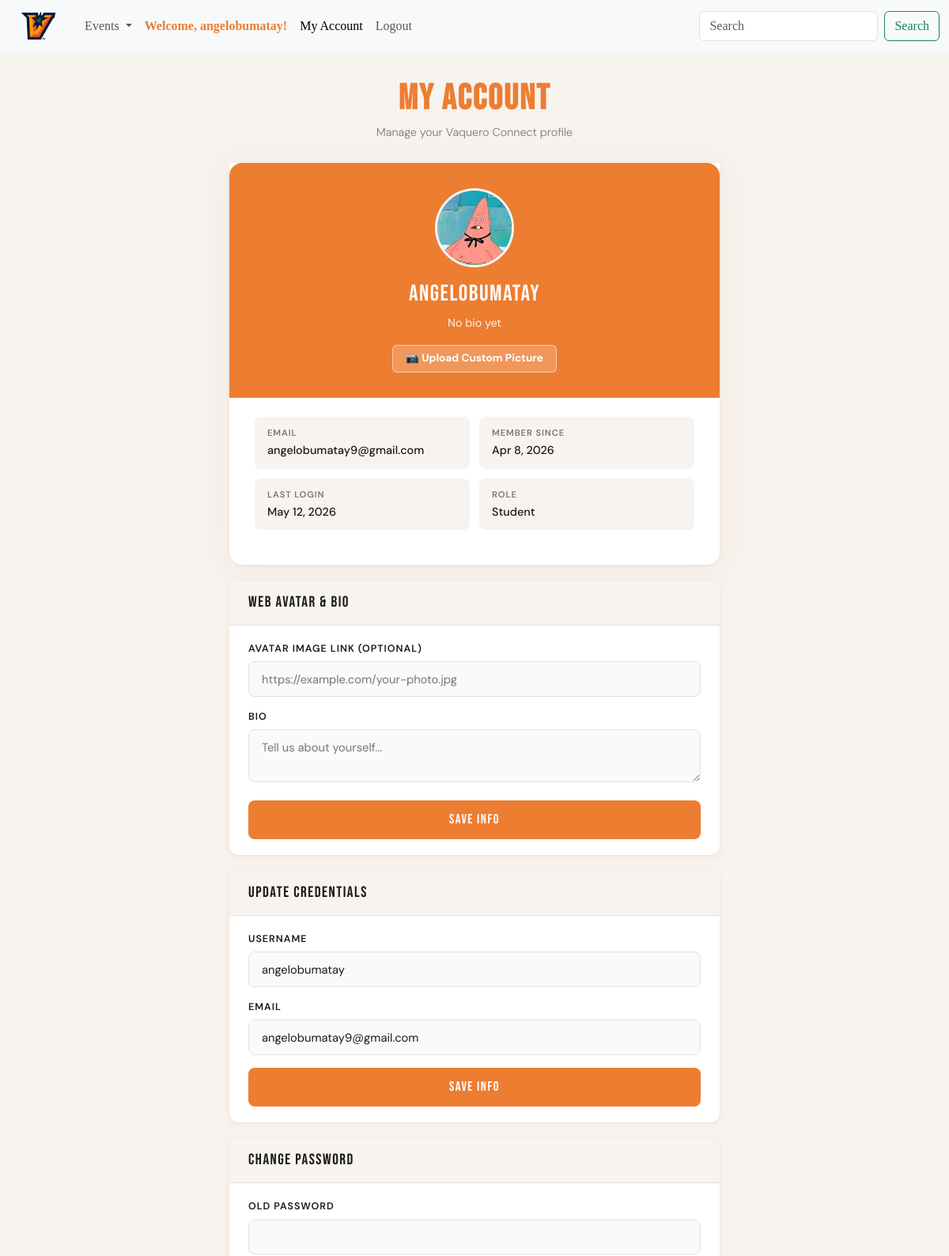
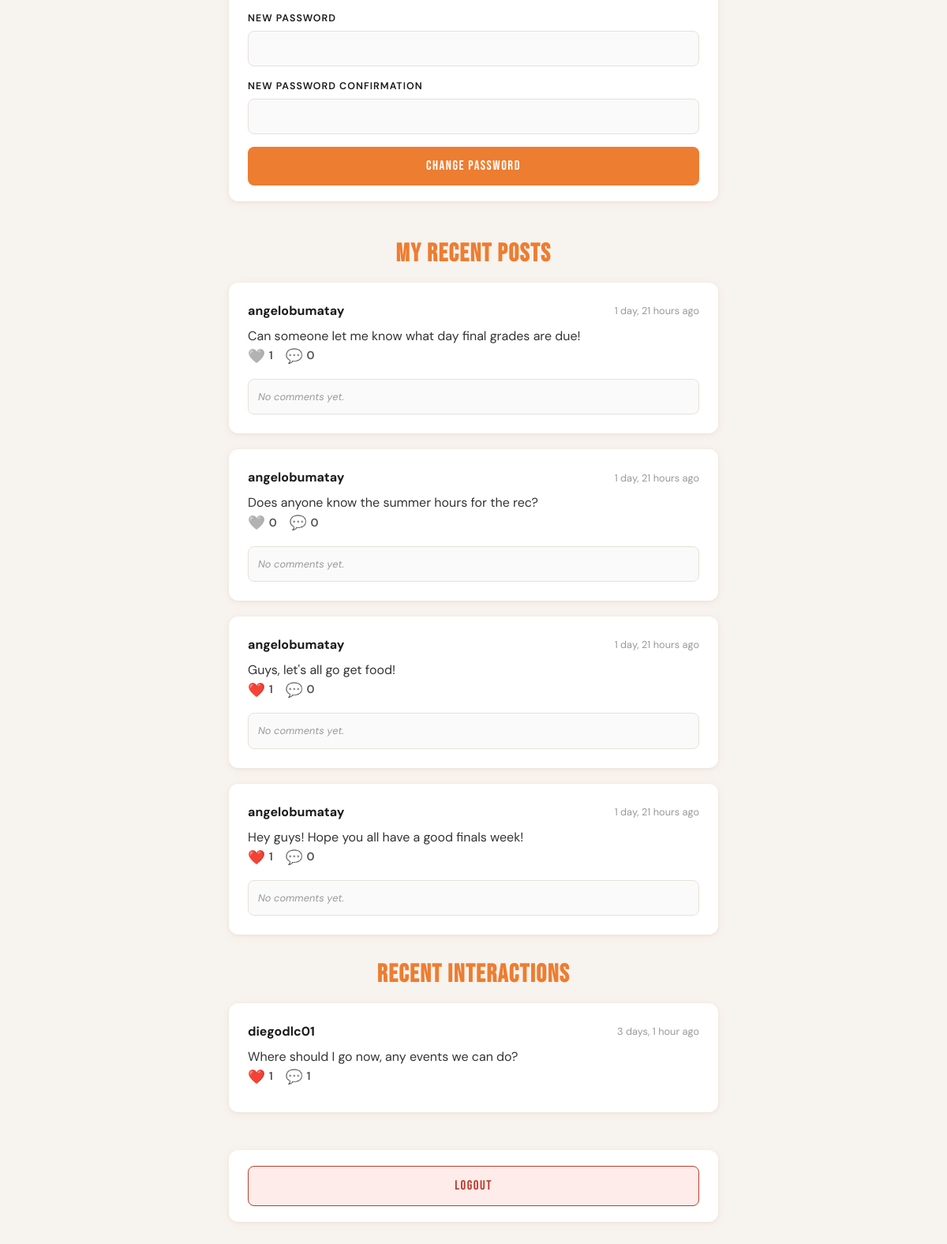
The app's page /account/ (signed in) with its own data (2 pictures, top to bottom).
### vaqueroconnect/models.py (models this page shows, shortened)
class Profile(models.Model):
    user = models.OneToOneField(User, on_delete=models.CASCADE)
    avatar_url = models.URLField(blank=True, default='')
    bio = models.CharField(max_length=160, blank=True, default='')
    profile_picture = models.ImageField(upload_to='profile_pics/', null=True, blank=True)

class Post(models.Model):
    author = models.ForeignKey(User, on_delete=models.CASCADE)
    content = models.CharField(max_length=160)
    created_at = models.DateTimeField(auto_now_add=True)
    likes = models.ManyToManyField(User, related_name='liked_posts', blank=True)
    def total_likes(self):
        return self.likes.count()
    class Meta:
        ordering = ['-created_at']  # Newest posts first

### vaqueroconnect/views.py (the view, shortened to what this page needs)
# urls.py: path("account/", views.account, name="account"),
@login_required
def account(request):
    profile, _ = Profile.objects.get_or_create(user=request.user)
    password_form = PasswordChangeForm(request.user)
    my_posts = Post.objects.filter(author=request.user)
    commented_posts = Post.objects.filter(comments__author=request.user).distinct()
    return render(request, 'account.html', {
        'password_form': password_form,
        'profile': profile,
        'my_posts': my_posts,
        'commented_posts': commented_posts
    })

### templates/account.html (shortened to what this page needs)
{% extends 'base.html' %}
{% load static %}
{% block content %}
<div class="account-wrapper">
  <div class="account-inner">
    <div class="account-header">
      <h1>My Account</h1>
      <p>Manage your Vaquero Connect profile</p>
    </div>
    <div class="profile-card">
      <div class="profile-card-header">
        {% if user.profile.profile_picture %}
          <img src="{{ user.profile.profile_picture.url }}" alt="Profile Picture" class="profile-avatar">
        {% elif profile.avatar_url %}
          <img src="{{ profile.avatar_url }}" alt="Profile Picture" class="profile-avatar">
        {% else %}
          <div class="profile-avatar-placeholder">👤</div>
        {% endif %}
        <div class="profile-name">{{ user.username }}</div>
        {% if profile.bio %}
          <div class="profile-bio">{{ profile.bio }}</div>
        {% else %}
          <div class="profile-bio">No bio yet</div>
        {% endif %}
        <form id="pfp-form" method="POST" action="{% url 'update_profile_pic' %}" enctype="multipart/form-data" style="margin-top: 1rem;">
            <label for="profile_pic_upload" style="background-color: rgba(255,255,255,0.2); color: white; font-weight: bold; cursor: pointer; border-radius: 6px; padding: 0.4rem 1rem; font-size: 0.85rem; border: 1px solid rgba(255,255,255,0.5); display: inline-block; transition: 0.2s;">
                📷 Upload Custom Picture
            </label>
        </form>
      </div>
      <div class="profile-card-body">
        <div class="info-grid">
          <div class="info-item">
            <div class="info-label">Email</div>
            <div class="info-value">{{ user.email|default:"Not set" }}</div>
          </div>
          <div class="info-item">
            <div class="info-label">Member Since</div>
            <div class="info-value">{{ user.date_joined|date:"M j, Y" }}</div>
          </div>
          <div class="info-item">
            <div class="info-label">Last Login</div>
            <div class="info-value">{{ user.last_login|date:"M j, Y" }}</div>
          </div>
          <div class="info-item">
            <div class="info-label">Role</div>
            <div class="info-value">{% if user.groups.all %}{{ user.groups.first.name|title }}{% else %}Student{% endif %}</div>
          </div>
        </div>
      </div>
    </div>
    <div class="section-card">
      <div class="section-header">Web Avatar & Bio</div>
      <div class="section-body">
        <form method="POST">
          <div class="field-group">
            <label for="avatar_url">Avatar Image Link (Optional)</label>
            <input type="url" name="avatar_url" id="avatar_url" placeholder="https://example.com/your-photo.jpg" value="{{ profile.avatar_url }}">
          </div>
          <div class="field-group">
            <label for="bio">Bio</label>
            <textarea name="bio" id="bio" rows="2" maxlength="160" placeholder="Tell us about yourself...">{{ profile.bio }}</textarea>
          </div>
          <button type="submit" class="btn-save">Save Info</button>
        </form>
      </div>
    </div>
    <div class="section-card">
      <div class="section-header">Update Credentials</div>
      <div class="section-body">
        <form method="POST">
          <div class="field-group">
            <label for="username">Username</label>
            <input type="text" name="username" id="username" value="{{ user.username }}" required>
          </div>
          <div class="field-group">
            <label for="email">Email</label>
            <input type="email" name="email" id="email" value="{{ user.email }}" placeholder="your@email.com">
          </div>
          <button type="submit" class="btn-save">Save Info</button>
        </form>
      </div>
    </div>
    <div class="section-card">
      <div class="section-header">Change Password</div>
      <div class="section-body">
        <form method="POST">
          {% for field in password_form %}
            <div class="field-group">
              <label>{{ field.label }}</label>
              {{ field }}
            </div>
          {% endfor %}
          <button type="submit" class="btn-save">Change Password</button>
        </form>
      </div>
    </div>
    <h1 class="text-center" style="font-family: 'Bebas Neue', sans-serif; font-size: 2rem; color: var(--utrgv-orange); margin-top: 3rem; margin-bottom: 1rem; letter-spacing: 1.5px;">My Recent Posts</h1>
    {% if my_posts %}
        {% for post in my_posts %}
            <div class="section-card" style="padding: 1.5rem;">
                <div class="d-flex justify-content-between align-items-center mb-2">
                    <span class="fw-bold" style="color: #1a1a1a; font-weight: bold;">{{ post.author.username }}</span>
                    <small style="color: #999; font-size: 0.8rem; float: right;">{{ post.created_at|timesince }} ago</small>
                </div>
                <p class="mb-0" style="color: #333; margin-top: 0.5rem; margin-bottom: 1rem;">{{ post.content }}</p>
                <div style="display: flex; align-items: center; gap: 1rem; margin-bottom: 0.5rem;">
                    <form method="POST" action="{% url 'like_post' post.id %}" style="margin: 0;">
                        <button type="submit" style="background: none; border: none; padding: 0; cursor: pointer; display: flex; align-items: center; gap: 0.3rem;">
                            {% if user in post.likes.all %}
                                <span style="font-size: 1.1rem; color: #ed7d31;">❤️</span>
                            {% else %}
                                <span style="font-size: 1.1rem; filter: grayscale(100%); opacity: 0.5;">❤️</span>
                            {% endif %}
                            <span style="font-size: 0.9rem; color: #555; font-weight: 600;">{{ post.total_likes }}</span>
                        </button>
                    </form>
                    <div style="display: flex; align-items: center; gap: 0.3rem;">
                        <span style="font-size: 1.1rem; opacity: 0.7;">💬</span>
                        <span style="font-size: 0.9rem; color: #555; font-weight: 600;">{{ post.comments.count }}</span>
                    </div>
                </div>
                <div style="background: #fafafa; border-radius: 8px; padding: 0.75rem; margin-top: 1rem; border: 1px solid #e8e0d8;">
                    <div style="max-height: 150px; overflow-y: auto;">
                        {% for comment in post.comments.all %}
                            <div style="margin-bottom: 0.6rem; display: flex; justify-content: space-between; align-items: flex-start; gap: 1rem;">
                                <div>
                                    <span style="font-weight: 600; font-size: 0.8rem; color: #1a1a1a;">{{ comment.author.username }}</span>
                                    <span style="font-size: 0.7rem; color: #999; margin-left: 0.3rem;">{{ comment.created_at|timesince }} ago</span>
                                    <p style="margin: 0.1rem 0 0; font-size: 0.85rem; color: #444;">{{ comment.body }}</p>
                                </div>
                                {% if user == comment.author or user == post.author %}
                                    <form method="POST" action="{% url 'delete_comment' comment.id %}" style="margin: 0;">
                                        {% csrf_token %}
                                        <button type="submit" onclick="return confirm('Delete this comment?')" style="background: none; border: none; color: #c0392b; font-size: 0.75rem; cursor: pointer; padding: 0;">Delete</button>
                                    </form>
                                {% endif %}
                            </div>
                        {% empty %}
                            <p style="font-size: 0.8rem; color: #999; margin: 0; font-style: italic;">No comments yet.</p>
                        {% endfor %}
                    </div>
                </div>
            </div>
        {% endfor %}
    {% else %}
        <div class="text-center" style="margin-bottom: 2rem;">
            <p style="color: var(--muted); font-style: italic;">You haven't posted anything yet!</p>
        </div>
    {% endif %}
    <h1 class="text-center" style="font-family: 'Bebas Neue', sans-serif; font-size: 2rem; color: var(--utrgv-orange); margin-top: 2rem; margin-bottom: 1rem; letter-spacing: 1.5px;">Recent Interactions</h1>
    {% if commented_posts %}
        {% for post in commented_posts %}
            <div class="section-card" style="padding: 1.5rem;">
                <div class="d-flex justify-content-between align-items-center mb-2">
                    <span class="fw-bold" style="color: #1a1a1a; font-weight: bold;">{{ post.author.username }}</span>
                    <small style="color: #999; font-size: 0.8rem; float: right;">{{ post.created_at|timesince }} ago</small>
                </div>
                <p class="mb-0" style="color: #333; margin-top: 0.5rem; margin-bottom: 1rem;">{{ post.content }}</p>
                <div style="display: flex; align-items: center; gap: 1rem; margin-bottom: 0.5rem;">
                    <form method="POST" action="{% url 'like_post' post.id %}" style="margin: 0;">
                        <button type="submit" style="background: none; border: none; padding: 0; cursor: pointer; display: flex; align-items: center; gap: 0.3rem;">
                            {% if user in post.likes.all %}
                                <span style="font-size: 1.1rem; color: #ed7d31;">❤️</span>
                            {% else %}
                                <span style="font-size: 1.1rem; filter: grayscale(100%); opacity: 0.5;">❤️</span>
                            {% endif %}
                            <span style="font-size: 0.9rem; color: #555; font-weight: 600;">{{ post.total_likes }}</span>
                        </button>
                    </form>
                    <div style="display: flex; align-items: center; gap: 0.3rem;">
                        <span style="font-size: 1.1rem; opacity: 0.7;">💬</span>
                        <span style="font-size: 0.9rem; color: #555; font-weight: 600;">{{ post.comments.count }}</span>
                    </div>
                </div>
            </div>
        {% endfor %}
    {% else %}
        <div class="text-center" style="margin-bottom: 2rem;">
            <p style="color: var(--muted); font-style: italic;">You haven't interacted with any posts yet.</p>
        </div>
    {% endif %}
    <div class="section-card" style="margin-top: 3rem;">
      <div class="section-body">
        <form method="POST" action="{% url 'logout' %}">
          <button type="submit" class="btn-logout">Logout</button>
        </form>
      </div>
    </div>
  </div>
</div>
{% endblock %}

### templates/base.html (shortened to what this page needs)
{% load static %}
<!DOCTYPE html>
<html lang="en">
<head>
    <link href="https://cdn.jsdelivr.net/npm/bootstrap@5.3.3/dist/css/bootstrap.min.css" rel="stylesheet">
    <link rel="stylesheet" href="{% static 'css/style.css' %}">
</head>
<body>
    <nav class="navbar navbar-expand-lg bg-body-tertiary">
        <div class="container-fluid">
            <a class="navbar-brand" href="{% url 'home' %}">
                <img src="{% static 'images/logo.png' %}" alt="Vaquero Connect Logo" height="40">
            </a>
        <div class="collapse navbar-collapse" id="navbarSupportedContent">
            <ul class="navbar-nav me-auto mb-2 mb-lg-0">
                <li class="nav-item dropdown">
                    <a class="nav-link dropdown-toggle" href="#" role="button" data-bs-toggle="dropdown" aria-expanded="false">
                        Events
                    </a>
                </li>
                {% if user.is_authenticated %}
                    <li class="nav-item">
                        <span class="nav-link fw-bold" style="color: #ed7d31;">Welcome, {{ user.username }}!</span>
                    </li>
                    <li class="nav-item">
                        <a class="nav-link active" href="{% url 'account' %}">My Account</a>
                    </li>
                    <li class="nav-item">
                        <form method="POST" action="{% url 'logout' %}" class="d-inline">
                            <button type="submit" class="nav-link" style="background: none; border: none; cursor: pointer;">Logout</button>
                        </form>
                    </li>
                {% endif %}
            </ul>
            <form class="d-flex" role="search">
            <input class="form-control me-2" type="search" placeholder="Search" aria-label="Search"/>
            <button class="btn btn-outline-success" type="submit">Search</button>
            </form>
        </div>
        </div>
    </nav>
    {% block content %}
    {% endblock %}
</body>
</html>

### records on screen
Post: author.username "angelobumatay", created_at "1 day, 21 hours", content "Can someone let me know what day final grades are due!", total_likes "1", comments.count "0"
Post: author.username "angelobumatay", created_at "1 day, 21 hours", content "Does anyone know the summer hours for the rec?", total_likes "0", comments.count "0"
Post: author.username "angelobumatay", created_at "1 day, 21 hours", content "Guys, let's all go get food!", total_likes "1", comments.count "0"
Post: author.username "angelobumatay", created_at "1 day, 21 hours", content "Hey guys! Hope you all have a good finals week!", total_likes "1", comments.count "0"
Post: author.username "diegodlc01", created_at "3 days, 1 hour", content "Where should I go now, any events we can do?", total_likes "1", comments.count "1"

### other values on screen
{{ user.username }} "angelobumatay"
{{ user.email|default:"Not set" }} "angelobumatay9@gmail.com"
{{ user.date_joined|date:"M j, Y" }} "Apr 8, 2026"
{{ user.last_login|date:"M j, Y" }} "May 12, 2026"
{{ field.label }} "OLD PASSWORD" "NEW PASSWORD" "NEW PASSWORD CONFIRMATION"
